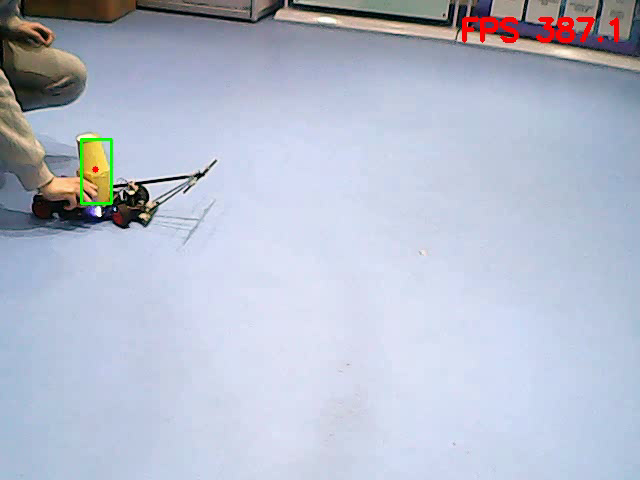
#> input picture frame 24 of 材料/z字跟踪.avi, 640 x 480 px, given in place of the camera
$ python '目标识别与跟踪系统.py'
#> lines starting #> are read from the running program, lines starting #| are printed output that depends on the picture; after the words box and inside, x2 and y2 are one past the last pixel; in counts of white or black regions, pixels touching at a corner belong together
import cv2
import numpy as np
import time
from queue import Queue

#####相机初始化###
#cap = cv2.VideoCapture("z.avi") #0表示自己电脑的摄像头，1或2表示用其他摄像头
cap = cv2.VideoCapture(0)
width=480
height=640
cap.set(cv2.CAP_PROP_FRAME_HEIGHT,height)
cap.set(cv2.CAP_PROP_FRAME_WIDTH,width)
num = 300 #帧数

Lower = np.array([20, 43, 46])#要识别颜色的下限[18,43,46],[33,255,255]
Upper = np.array([33, 255, 255])#要识别的颜色的上限
kernel_4 = np.ones((4,4),np.uint8)#4x4的卷积核
#mid1_d = np.zeros((5,2)) #矩形中心
#mid2_d = np.zeros((5,2)) #最小矩形中心

mid1_xq = Queue(maxsize = 5)
mid1_yq = Queue(maxsize = 5)
for i in range(5):
    mid1_xq.put(0)
    mid1_yq.put(0)

mid3 = np.zeros((num,2)) #质心
FPS = np.zeros((num,1)) #存帧数

fourcc = cv2.VideoWriter_fourcc(*'XVID')
out = cv2.VideoWriter('quanqidong_318.avi',fourcc, 20.0, (height,width))
fourcc1 = cv2.VideoWriter_fourcc(*'XVID')
out1 = cv2.VideoWriter('quanqidong_318_track.avi',fourcc1, 5.0, (height,width))

# 初始化测量坐标和预测坐标的数组
last_measurement = current_measurement = np.array((2, 1), np.float32)
last_prediction = current_prediction = np.zeros((2, 1), np.float32)

kalman = cv2.KalmanFilter(4, 2) # 4：状态数，包括（x，y，dx，dy）坐标及速度（每次移动的距离）；2：观测量，能看到的是坐标值
# 第一个参数是状态的维度，第二个是测量的，第三个是控制，默认0
# 加上速度是为了加快跟踪速度
kalman.measurementMatrix = np.array([[1, 0, 0, 0], [0, 1, 0, 0]], np.float32) # 系统测量矩阵
kalman.transitionMatrix = np.array([[1, 0, 1, 0], [0, 1, 0, 1], [0, 0, 1, 0], [0, 0, 0, 1]], np.float32) # 状态转移矩阵
kalman.processNoiseCov = np.array([[1, 0, 0, 0], [0, 1, 0, 0], [0, 0, 1, 0], [0, 0, 0, 1]], np.float32)*0.03 # 系统过程噪声协方差

while(1):
    time_start=time.time()
    # 获取摄像头拍摄到的画面
    ret,frame= cap.read()
#> frame is the input picture: shape (480, 640, 3); mean B, G, R 205.7, 188.5, 181.6
    #out.write(frame)
    if(ret==False):
        break

    # RGB空间转HSV
    f_hsv=cv2.cvtColor(frame,cv2.COLOR_BGR2HSV)
#> f_hsv: shape (480, 640, 3); mean H, S, V 103.5, 43.5, 210.3
    #cv2.imshow('f_hsv',f_hsv)

    mask = cv2.inRange(f_hsv, Lower, Upper)
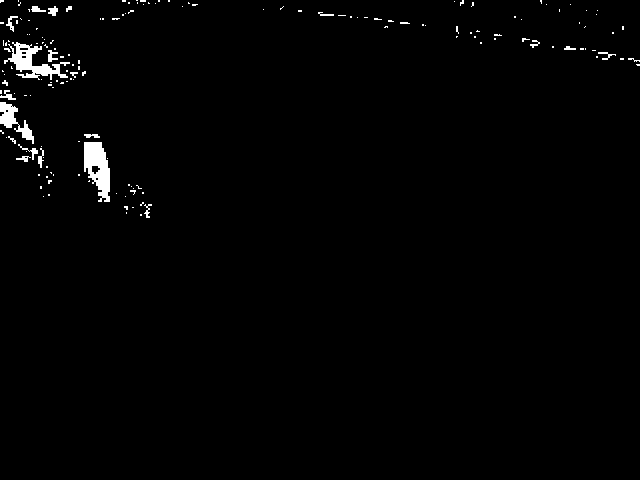
#> mask: shape (480, 640); 1.3% white; 162 white regions (140 under 20 px), largest, box (x1, y1, x2, y2) and area: (84, 142, 110, 202) 1012, (4, 42, 70, 80) 911, (0, 102, 34, 144) 510
    cv2.imshow('f_inrange',mask)

    # 开操作
    kernel1 = cv2.getStructuringElement(cv2.MORPH_RECT,(8,8))
    mask = cv2.morphologyEx(mask, cv2.MORPH_OPEN, kernel1)
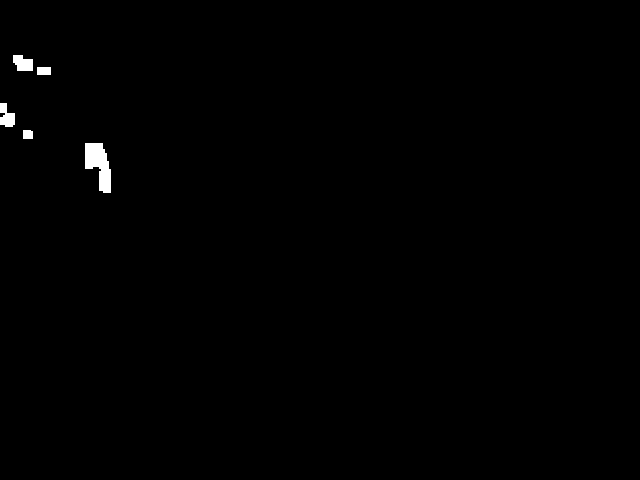
#> mask: shape (480, 640); 0.5% white; 5 white regions, box (x1, y1, x2, y2) and area: (85, 143, 111, 193) 820, (13, 55, 33, 71) 252, (0, 103, 15, 127) 250, (37, 67, 51, 75) 112, (23, 130, 33, 139) 88

    # 闭操作
    kernel2 = cv2.getStructuringElement(cv2.MORPH_RECT,(17,17))
    dilation = cv2.morphologyEx(mask, cv2.MORPH_CLOSE, kernel2)
#> dilation: shape (480, 640); 0.52% white; 4 white regions
    cv2.imshow('filter',dilation)

    # 将滤波后的图像变成二值图像放在binary中
    ret, binary = cv2.threshold(dilation,127,255,cv2.THRESH_BINARY)
    # 在binary中发现轮廓，轮廓按照面积从小到大排列
    contours, hierarchy = cv2.findContours(binary,cv2.RETR_EXTERNAL,cv2.CHAIN_APPROX_SIMPLE)
#> contours = 4 contours; box (x1, y1, x2, y2) and area: (85, 143, 111, 193) 764, (13, 55, 51, 75) 326, (0, 103, 15, 127) 242, (23, 130, 33, 139) 70

    if(len(contours)>0):

        max_area = -1
        for j in range(len(contours)):
            area = cv2.contourArea(contours[j])
            if area > max_area:
                cnt = contours[j]
                max_area = area
#> this loop made 4 passes
#> (area, max_area) on pass 1: (764, 764)
#> area on passes 2 to 4: 70.5, 242.5, 325.5
#> after the loop, cnt = contour of 22 points, box (x1, y1, x2, y2) (85, 143, 111, 193), area 764; max_area = 764

        x,y,w,h = cv2.boundingRect(cnt)#将轮廓分解为识别对象的左上角坐标和宽、高
#> x = 85; y = 143; w = 26; h = 50
        # 在图像上画上矩形（图片、左上角坐标、右下角坐标、颜色、线条宽度）
        cv2.rectangle(frame,(x,y),(x+w,y+h),(0,255,),2)
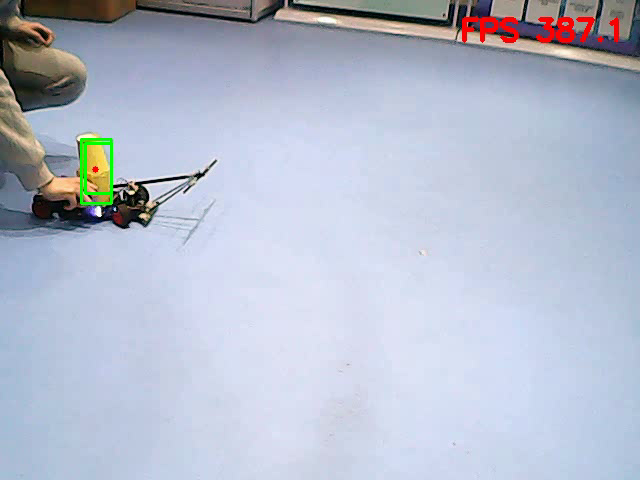
#> frame: shape (480, 640, 3); 0.14% of pixels changed, all inside (x1, y1, x2, y2) = (84, 142, 113, 195)
        w_mid,h_mid = int(w/2),int(h/2)
#> w_mid = 13; h_mid = 25
        #cv2.rectangle(frame,(x+w_mid-1,y+h_mid-1),(x+w_mid+1,y+h_mid+1),(0,255,),1)
        # 用红色表示有旋转角度的矩形框架
        rect = cv2.minAreaRect(cnt)
#> rect = ((97.5, 167.5), (49, 25), -90)
        box = cv2.boxPoints(rect)
#> box = [[110, 192], [85, 192], [85, 143], [110, 143]]
        box = np.int0(box)  #坐标一定是整数
        #cv2.drawContours(frame, [box], 0, (0, 0, 255), 2)

        #质心坐标
        mid1_xq.get()
        mid1_yq.get()
        mid1_xq.put(x+w_mid)
        mid1_yq.put(y+h_mid)
        mid1_x = np.dot(np.array(mid1_xq.queue),[[0],[0],[0],[0],[1]])
        mid1_y = np.dot(np.array(mid1_yq.queue),[[0],[0],[0],[0],[1]])

        #kalman滤波估计
        last_prediction = current_prediction # 把当前预测存储为上一次预测
        last_measurement = current_measurement # 把当前测量存储为上一次测量
        #current_measurement = np.array([np.float32(rect[0][0]),np.float32(rect[0][1])]) # 当前测量
        current_measurement =  np.array([np.float32(mid1_x),np.float32(mid1_y)])# 当前测量
        kalman.correct(current_measurement) # 用当前测量来校正卡尔曼滤波器
        current_prediction = kalman.predict() # 计算卡尔曼预测值，作为当前预测

        lmx, lmy = last_measurement[0], last_measurement[1] # 上一次测量坐标
        cmx, cmy = current_measurement[0], current_measurement[1] # 当前测量坐标
        lpx, lpy = last_prediction[0], last_prediction[1] # 上一次预测坐标
        cpx, cpy = current_prediction[0], current_prediction[1] # 当前预测坐标

        # 绘制从上一次测量到当前测量以及从上一次预测到当前预测的两条线
        #cv2.line(frame, (lmx, lmy), (cmx, cmy), (255, 255, 0),2) # 青色线为测量值
#> (the run stopped early here; a loop or call above may not have finished)

$ run again, starting later in the video
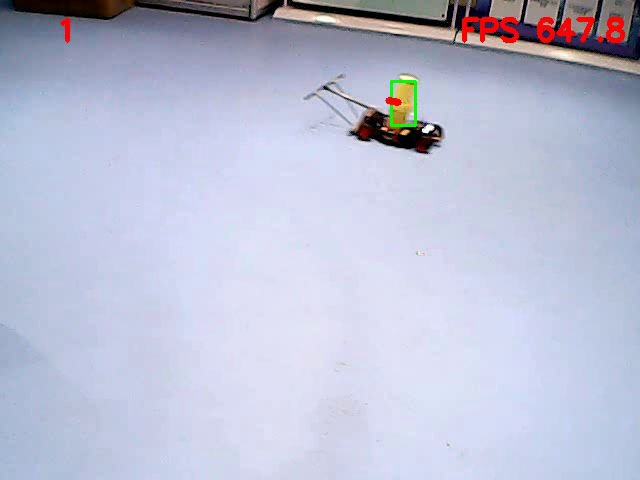
#> input picture frame 109 of 材料/z字跟踪.avi, 640 x 480 px, given in place of the camera
#> frame is the input picture: shape (480, 640, 3); mean B, G, R 212.7, 190.9, 186.9
#> f_hsv: shape (480, 640, 3); mean H, S, V 109.3, 42.3, 216
#> `mask = cv2.morphologyEx(mask, cv2.MORPH_OPEN, kernel1)`:
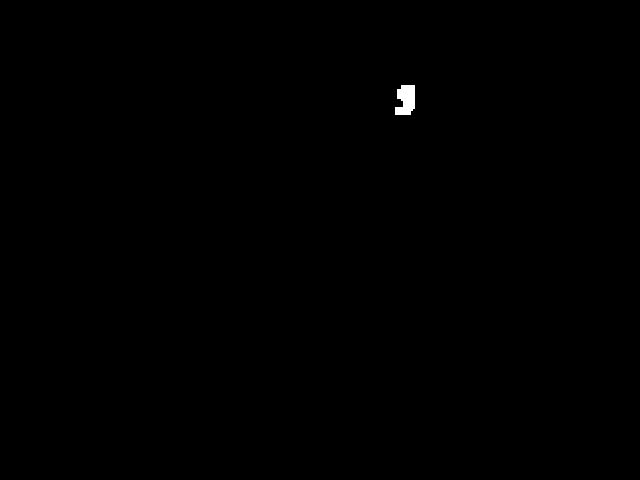
#> mask: shape (480, 640); 0.15% white; 1 white region, box (x1, y1, x2, y2) and area: (395, 85, 415, 115) 476
#> dilation: shape (480, 640); 0.17% white; 1 white region
#> contours = 1 contour; box (x1, y1, x2, y2) and area: (395, 85, 415, 115) 473
#> the loop `for j in range(len(contours)):` made 1 pass
#> (area, max_area) on pass 1: (473, 473)
#> after the loop `for j in range(len(contours)):`: cnt = contour of 16 points, box (x1, y1, x2, y2) (395, 85, 415, 115), area 473; max_area = 473
#> x = 395; y = 85; w = 20; h = 30
#> `cv2.rectangle(frame,(x,y),(x+w,y+h),(0,255,),2)`:
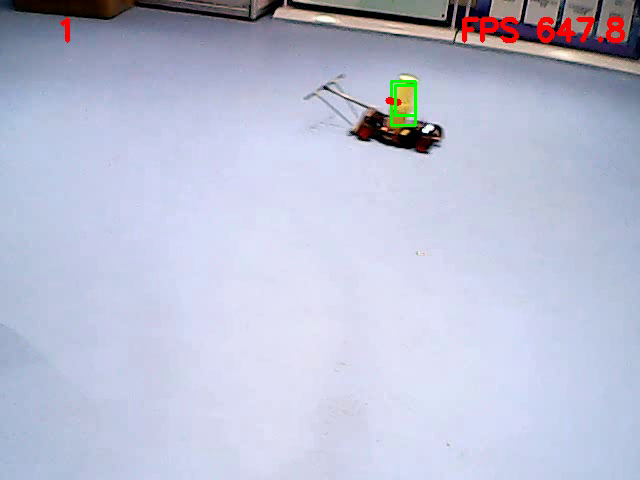
#> frame: shape (480, 640, 3); 0.09% of pixels changed, all inside (x1, y1, x2, y2) = (394, 84, 417, 117)
#> w_mid = 10; h_mid = 15
#> rect = ((404.5, 99.5), (29, 19), -90)
#> box = [[414, 114], [395, 114], [395, 85], [414, 85]]
